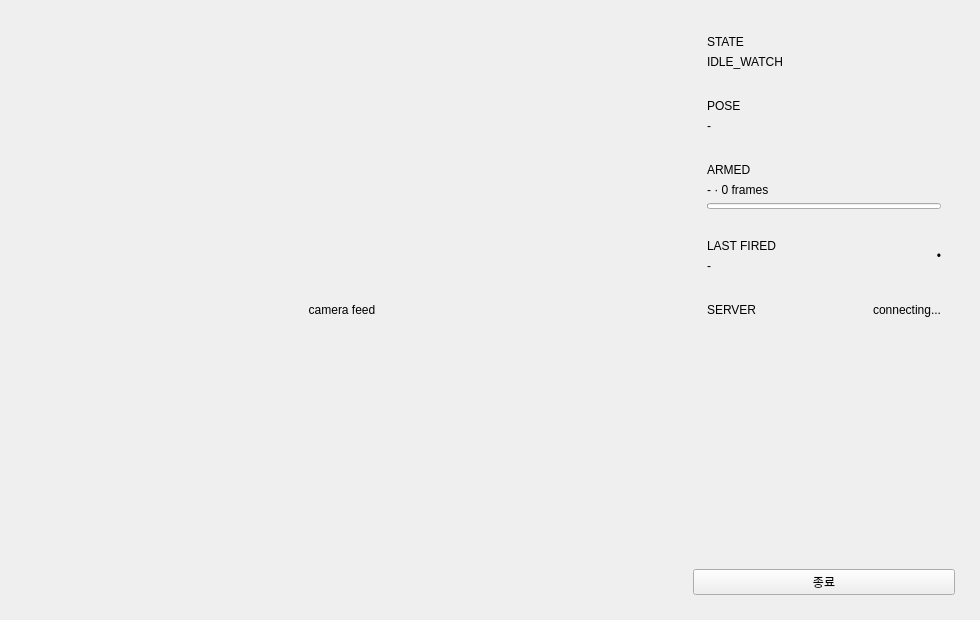
<?xml version="1.0" encoding="UTF-8"?>
<ui version="4.0">
 <class>MainWindow</class>
 <widget class="QMainWindow" name="MainWindow">
  <property name="geometry">
   <rect>
    <x>0</x>
    <y>0</y>
    <width>980</width>
    <height>620</height>
   </rect>
  </property>
  <property name="windowTitle">
   <string>손동작 인식 - Jetson Realtime</string>
  </property>
  <widget class="QWidget" name="centralwidget">
   <layout class="QHBoxLayout" name="rootLayout">
    <property name="spacing">
     <number>16</number>
    </property>
    <property name="leftMargin">
     <number>16</number>
    </property>
    <property name="topMargin">
     <number>16</number>
    </property>
    <property name="rightMargin">
     <number>16</number>
    </property>
    <property name="bottomMargin">
     <number>16</number>
    </property>

    <item>
     <widget class="QLabel" name="video_label">
      <property name="minimumSize">
       <size>
        <width>560</width>
        <height>420</height>
       </size>
      </property>
      <property name="sizePolicy">
       <sizepolicy hsizetype="Expanding" vsizetype="Expanding">
        <horstretch>1</horstretch>
        <verstretch>1</verstretch>
       </sizepolicy>
      </property>
      <property name="alignment">
       <set>Qt::AlignCenter</set>
      </property>
      <property name="text">
       <string>camera feed</string>
      </property>
      <property name="objectName" stdset="0">
       <string notr="true">video_label</string>
      </property>
     </widget>
    </item>

    <item>
     <widget class="QFrame" name="status_panel">
      <property name="minimumSize">
       <size>
        <width>280</width>
        <height>0</height>
       </size>
      </property>
      <property name="maximumSize">
       <size>
        <width>320</width>
        <height>16777215</height>
       </size>
      </property>
      <layout class="QVBoxLayout" name="statusLayout">
       <property name="spacing">
        <number>10</number>
       </property>

       <item>
        <widget class="QFrame" name="card_state">
         <layout class="QVBoxLayout" name="card_state_layout">
          <property name="leftMargin"><number>14</number></property>
          <property name="topMargin"><number>10</number></property>
          <property name="rightMargin"><number>14</number></property>
          <property name="bottomMargin"><number>10</number></property>
          <item>
           <widget class="QLabel" name="state_title">
            <property name="text"><string>STATE</string></property>
           </widget>
          </item>
          <item>
           <widget class="QLabel" name="state_value">
            <property name="text"><string>IDLE_WATCH</string></property>
           </widget>
          </item>
         </layout>
        </widget>
       </item>

       <item>
        <widget class="QFrame" name="card_pose">
         <layout class="QVBoxLayout" name="card_pose_layout">
          <property name="leftMargin"><number>14</number></property>
          <property name="topMargin"><number>10</number></property>
          <property name="rightMargin"><number>14</number></property>
          <property name="bottomMargin"><number>10</number></property>
          <item>
           <widget class="QLabel" name="pose_title">
            <property name="text"><string>POSE</string></property>
           </widget>
          </item>
          <item>
           <widget class="QLabel" name="pose_value">
            <property name="text"><string>-</string></property>
           </widget>
          </item>
         </layout>
        </widget>
       </item>

       <item>
        <widget class="QFrame" name="card_armed">
         <layout class="QVBoxLayout" name="card_armed_layout">
          <property name="leftMargin"><number>14</number></property>
          <property name="topMargin"><number>10</number></property>
          <property name="rightMargin"><number>14</number></property>
          <property name="bottomMargin"><number>10</number></property>
          <item>
           <widget class="QLabel" name="armed_title">
            <property name="text"><string>ARMED</string></property>
           </widget>
          </item>
          <item>
           <widget class="QLabel" name="armed_value">
            <property name="text"><string>- · 0 frames</string></property>
           </widget>
          </item>
          <item>
           <widget class="QProgressBar" name="armed_progress">
            <property name="minimum"><number>0</number></property>
            <property name="maximum"><number>30</number></property>
            <property name="value"><number>0</number></property>
            <property name="textVisible"><bool>false</bool></property>
            <property name="maximumSize">
             <size><width>16777215</width><height>6</height></size>
            </property>
           </widget>
          </item>
         </layout>
        </widget>
       </item>

       <item>
        <widget class="QFrame" name="card_fired">
         <layout class="QHBoxLayout" name="card_fired_layout">
          <property name="leftMargin"><number>14</number></property>
          <property name="topMargin"><number>10</number></property>
          <property name="rightMargin"><number>14</number></property>
          <property name="bottomMargin"><number>10</number></property>
          <item>
           <layout class="QVBoxLayout" name="card_fired_text_layout">
            <item>
             <widget class="QLabel" name="fired_title">
              <property name="text"><string>LAST FIRED</string></property>
             </widget>
            </item>
            <item>
             <widget class="QLabel" name="fired_value">
              <property name="text"><string>-</string></property>
             </widget>
            </item>
           </layout>
          </item>
          <item>
           <widget class="QLabel" name="fired_icon">
            <property name="alignment"><set>Qt::AlignRight|Qt::AlignVCenter</set></property>
            <property name="text"><string>•</string></property>
           </widget>
          </item>
         </layout>
        </widget>
       </item>

       <item>
        <widget class="QFrame" name="card_server">
         <layout class="QHBoxLayout" name="card_server_layout">
          <property name="leftMargin"><number>14</number></property>
          <property name="topMargin"><number>10</number></property>
          <property name="rightMargin"><number>14</number></property>
          <property name="bottomMargin"><number>10</number></property>
          <item>
           <widget class="QLabel" name="server_title">
            <property name="text"><string>SERVER</string></property>
           </widget>
          </item>
          <item>
           <widget class="QLabel" name="server_value">
            <property name="alignment"><set>Qt::AlignRight|Qt::AlignVCenter</set></property>
            <property name="text"><string>connecting...</string></property>
           </widget>
          </item>
         </layout>
        </widget>
       </item>

       <item>
        <spacer name="verticalSpacer">
         <property name="orientation"><enum>Qt::Vertical</enum></property>
         <property name="sizeHint" stdset="0">
          <size><width>20</width><height>40</height></size>
         </property>
        </spacer>
       </item>

       <item>
        <widget class="QPushButton" name="quit_button">
         <property name="text"><string>종료</string></property>
        </widget>
       </item>

      </layout>
     </widget>
    </item>

   </layout>
  </widget>
 </widget>
 <resources/>
 <connections/>
</ui>
